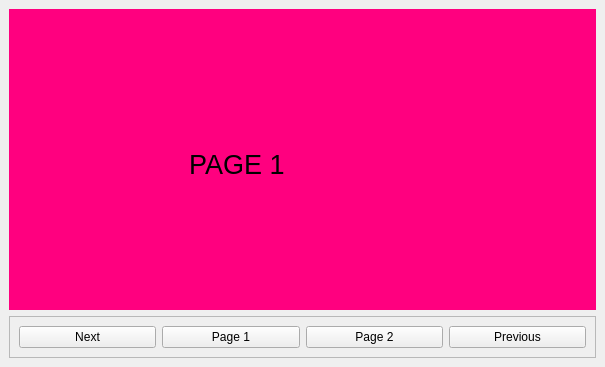
<?xml version="1.0" encoding="UTF-8"?>
<ui version="4.0">
 <class>MainWindow</class>
 <widget class="QMainWindow" name="MainWindow">
  <property name="geometry">
   <rect>
    <x>0</x>
    <y>0</y>
    <width>605</width>
    <height>367</height>
   </rect>
  </property>
  <property name="windowTitle">
   <string>MainWindow</string>
  </property>
  <widget class="QWidget" name="centralwidget">
   <layout class="QVBoxLayout" name="verticalLayout">
    <item>
     <widget class="QCustomQStackedWidget" name="myStackedWidget">
      <widget class="QWidget" name="page">
       <property name="styleSheet">
        <string notr="true">background-color: rgb(255, 0, 127);</string>
       </property>
       <widget class="QLabel" name="label">
        <property name="geometry">
         <rect>
          <x>180</x>
          <y>90</y>
          <width>171</width>
          <height>131</height>
         </rect>
        </property>
        <property name="font">
         <font>
          <pointsize>20</pointsize>
         </font>
        </property>
        <property name="text">
         <string>PAGE 1</string>
        </property>
       </widget>
      </widget>
      <widget class="QWidget" name="page_2">
       <property name="styleSheet">
        <string notr="true">background-color: rgb(85, 255, 255);</string>
       </property>
       <widget class="QLabel" name="label_2">
        <property name="geometry">
         <rect>
          <x>180</x>
          <y>100</y>
          <width>241</width>
          <height>191</height>
         </rect>
        </property>
        <property name="font">
         <font>
          <pointsize>20</pointsize>
         </font>
        </property>
        <property name="styleSheet">
         <string notr="true">color: #000;</string>
        </property>
        <property name="text">
         <string>PAGE 2</string>
        </property>
       </widget>
      </widget>
      <widget class="QWidget" name="page_3">
       <property name="styleSheet">
        <string notr="true">background-color: rgb(25, 25, 25);</string>
       </property>
       <widget class="QLabel" name="label_3">
        <property name="geometry">
         <rect>
          <x>190</x>
          <y>90</y>
          <width>211</width>
          <height>151</height>
         </rect>
        </property>
        <property name="font">
         <font>
          <pointsize>20</pointsize>
         </font>
        </property>
        <property name="text">
         <string>PAGE 3</string>
        </property>
       </widget>
      </widget>
     </widget>
    </item>
    <item>
     <widget class="QFrame" name="frame">
      <property name="frameShape">
       <enum>QFrame::StyledPanel</enum>
      </property>
      <property name="frameShadow">
       <enum>QFrame::Raised</enum>
      </property>
      <layout class="QHBoxLayout" name="horizontalLayout">
       <item>
        <widget class="QPushButton" name="nxt">
         <property name="text">
          <string>Next</string>
         </property>
        </widget>
       </item>
       <item>
        <widget class="QPushButton" name="page1">
         <property name="text">
          <string>Page 1</string>
         </property>
        </widget>
       </item>
       <item>
        <widget class="QPushButton" name="page2">
         <property name="text">
          <string>Page 2</string>
         </property>
        </widget>
       </item>
       <item>
        <widget class="QPushButton" name="prev">
         <property name="text">
          <string>Previous</string>
         </property>
        </widget>
       </item>
      </layout>
     </widget>
    </item>
   </layout>
  </widget>
 </widget>
 <customwidgets>
  <customwidget>
   <class>QCustomQStackedWidget</class>
   <extends>QStackedWidget</extends>
   <header location="global">Custom_Widgets.QCustomQStackedWidget.h</header>
   <container>1</container>
  </customwidget>
 </customwidgets>
 <resources/>
 <connections/>
</ui>
